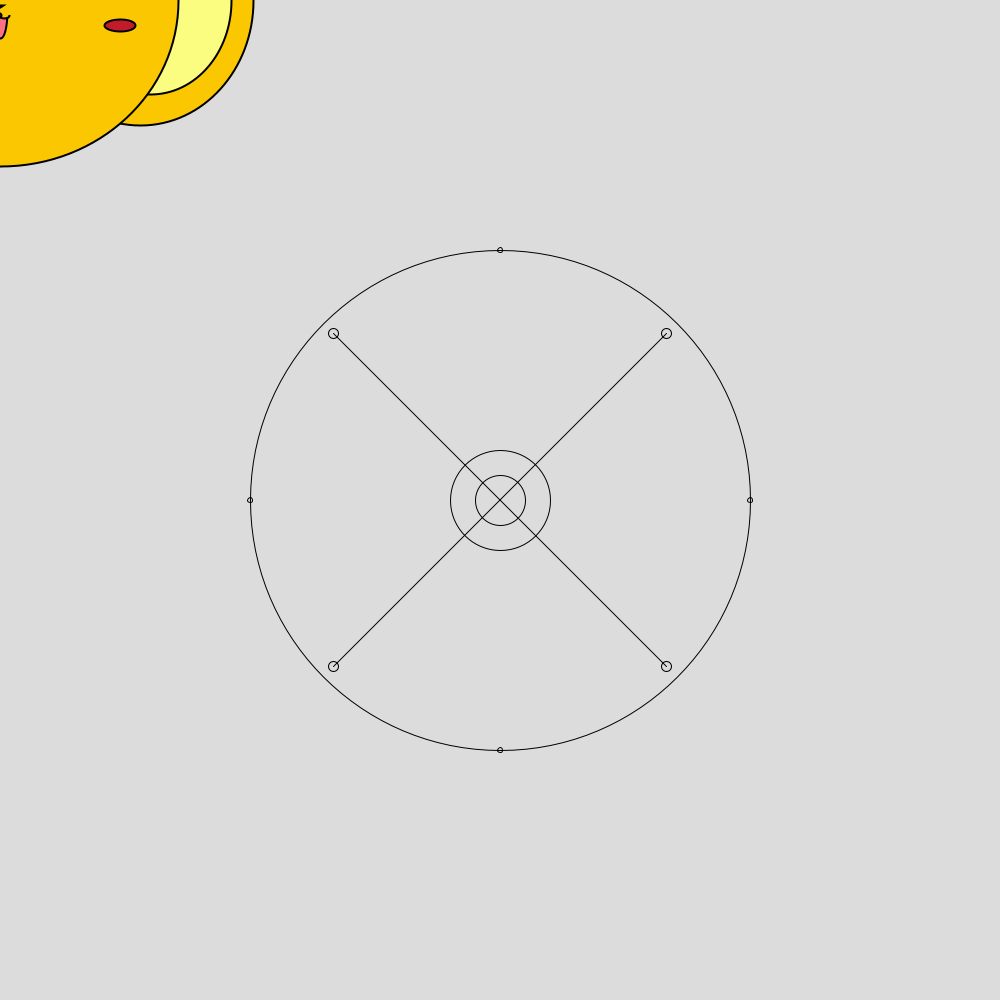
Frame 1 (no input)
Frame 60 (the mouse pressed at the canvas centre just before this capture): identical to frame 1, image omitted
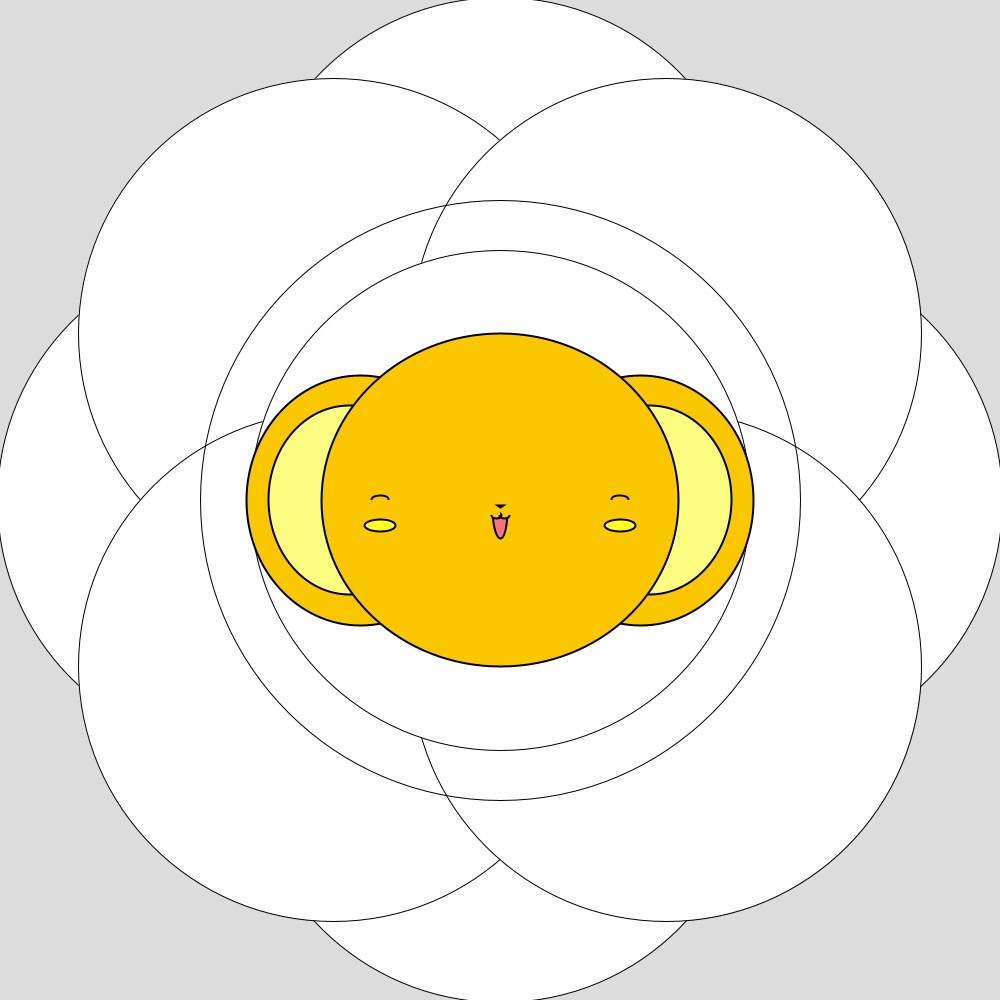
Frame 120 (the mouse held since frame 60 and released just before this capture)

The Processing sketch that drew these frames (run headless with seeded random() and noise(); from frame 60 on, the mouse is pressed at the canvas centre):

// Processing sketch: processing_143755
// ── processing_143755.pde

//Informatica 2013/2014 - S2B_Dibuix Personatge Kerobero - Laura Freixas Conde//

 
void setup(){ // elements fixos
  size(1000,1000); //width es 800 i height es 800
  background(255); //color de fons
}


void draw(){
//definició valor fons
noCursor();
float x = mouseX-width/2; // asigno la coordenada x al cursor
float y = mouseY-height/2; // asigno la coordenada y al cursor
background(220);

//formes calideoscopiques
  stroke(0);
  strokeWeight(width/1000);
  fill(mouseY,mouseY,mouseX,mouseX);

  line(width/3,height/3,width/3*2,height/3*2);
  line(width/3*2,height/3,width/3,height/3*2);
  
  ellipse(width/2,height/4,mouseX+5,mouseX+5);
  ellipse(width/4,height/4*2,mouseX+5,mouseX+5);
  ellipse(width/4*3,height/4*2,mouseX+5,mouseX+5);
  ellipse(width/2,height/4*3,mouseX+5,mouseX+5);
  
  ellipse(width/2,height/2,mouseX-50,mouseX-50);
  ellipse(width/3,height/3,mouseX+10,mouseX+10);
  ellipse(width/3*2,height/3,mouseX+10,mouseX+10);
  ellipse(width/3,height/3*2,mouseX+10,mouseX+10);
  ellipse(width/3*2,height/3*2,mouseX+10,mouseX+10);
  
  
  ellipse(width/2,height/2,width/2,height/2);
  noFill();
  ellipse(width/2,height/2,mouseX+100,mouseX+100);
  

//orella esquerra
stroke(0);
strokeWeight(width/500);
fill(251,199,1);
ellipse(mouseX-140,mouseY,width/4.4,height/4);

//orella interior esquerra
fill(251,253,128);
ellipse(mouseX-150,mouseY,width/6.1,height/5.3);

//orella dreta
fill(251,199,1);
ellipse(mouseX+140,mouseY,width/4.4,height/4);

//orella interior dreta
fill(251,253,128);
ellipse(mouseX+150,mouseY,width/6.1,height/5.3);

//cara
fill(251,199,1);
ellipse(mouseX,mouseY,width/2.8,height/3);

//boca 
fill(255,113,128);
ellipse(mouseX,mouseY+10,width/66.6,height/17.7);
noStroke();
fill(251,199,1);
rect(mouseX,mouseY+17,width/66.6,-height/17.7);
rect(mouseX,mouseY+17,-width/66.6,-height/17.7);

//ull esquerre
stroke(0);
strokeWeight(width/500);
fill(251,199,1);
ellipse(mouseX-120,mouseY,width/57.1,height/114.2);
noStroke();
rect(mouseX-130,mouseY,width/40,height/114.2);

//ull dret
stroke(0);
strokeWeight(width/500);
fill(251,199,1);
ellipse(mouseX+120,mouseY,width/57.1,height/114.2);
noStroke();
rect(mouseX+110,mouseY,width/40,height/114.2);

//nas
stroke(0);
strokeWeight(width/500);
fill(0);
triangle(mouseX-3,mouseY+5,mouseX+3,mouseY+5,mouseX,mouseY+7);

//llavi esquerre
noFill();
ellipse(mouseX+4,mouseY+15,width/100,height/160);
fill(251,199,1);
noStroke();
rect(mouseX,mouseY+15,width/40,-height/177.7);

//llavi dret
stroke(0);
strokeWeight(width/500);
noFill();
ellipse(mouseX-4,mouseY+15,width/100,height/160);
fill(251,199,1);
noStroke();
rect(mouseX,mouseY+15,-width/40,-height/177.7);

//galta esquerra
stroke(0);
strokeWeight(width/500);
fill(194+mouseY,28+mouseX/2,42);
ellipse(mouseX-120,mouseY+25,width/32,height/80);

//galta dreta
ellipse(mouseX+120,mouseY+25,width/32,height/80);

}
